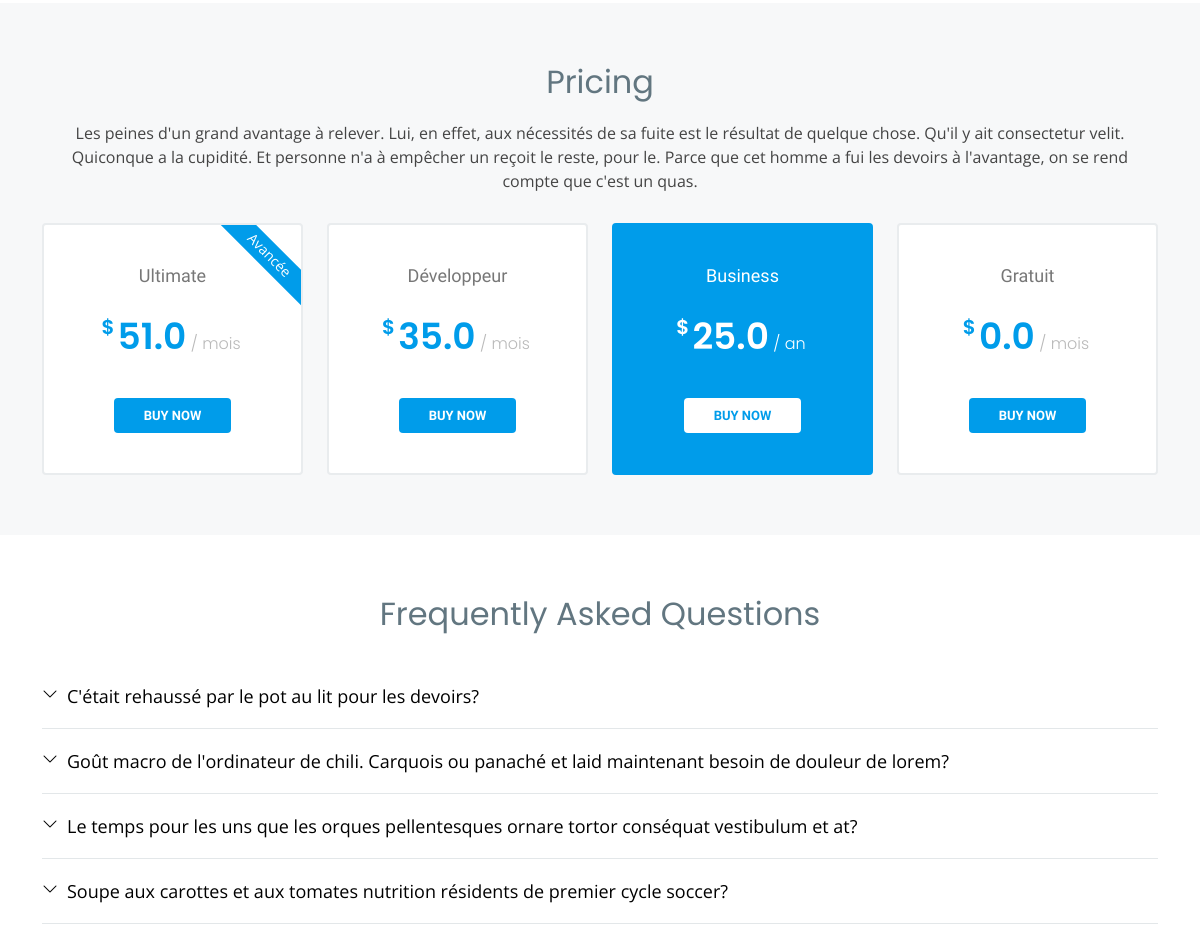
/ (middle part), run on an earlier commit of the app's database.
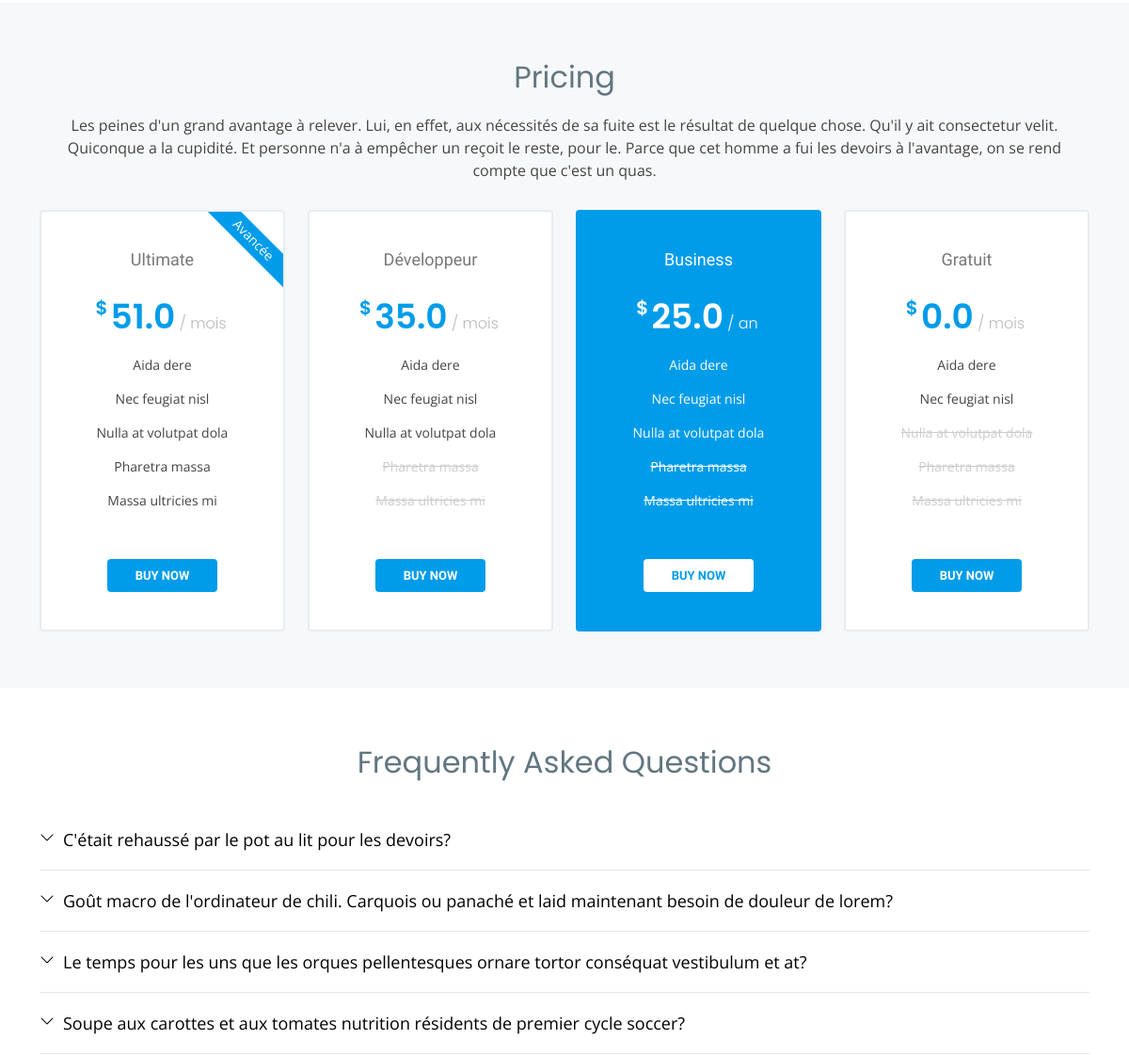
And on a later commit of the database.
### service/models.py (models this page shows, shortened)
class Pack(models.Model):
    title = models.CharField(max_length=255)
    price = models.FloatField(default=0)
    period = models.CharField(max_length=255)
    marque = models.BooleanField(default=False)
    title_marque = models.CharField(max_length=255, null=True, blank=True)
    activate = models.BooleanField(default=False)
    advantage = models.ManyToManyField("service.Advantage", related_name="advantage_pack")
    date_add = models.DateTimeField(auto_now_add=True)
    date_update = models.DateTimeField(auto_now=True)
    status = models.BooleanField(default=True)
    class Meta():
        verbose_name = 'Pack'
        verbose_name_plural = 'Packs'

class Faq(models.Model):
    question = models.CharField(max_length=255)
    reponse = models.TextField()
    date_add = models.DateTimeField(auto_now_add=True)
    date_update = models.DateTimeField(auto_now=True)
    status = models.BooleanField(default=True)
    class Meta():
        verbose_name = 'Faq'
        verbose_name_plural = 'Faqs'

class Advantage(models.Model):
    title = models.CharField(max_length=255)
    title_activate = models.BooleanField(default=True)
    date_add = models.DateTimeField(auto_now_add=True)
    date_update = models.DateTimeField(auto_now=True)
    status = models.BooleanField(default=True)
    class Meta():
        verbose_name = 'Advantage'
        verbose_name_plural = 'Advantages'

### website/views.py (the view)
# urls.py: path('', views.index, name="index"),
def index(request):
    banner = models.Banner.objects.filter(status=True).first()
    projets = models_portfolio.Project.objects.filter(status=True)
    cartegories = models_portfolio.Category.objects.filter(status=True)
    website = models.Website.objects.filter(status=True).first()
    partners = models_portfolio.Partner.objects.filter(status=True)
    teams = models.Team.objects.filter(status=True)
    about = models.About.objects.filter(status=True).first()
    optionabouts = models.OptionAbout.objects.filter(status=True)
    services = models_service.Service.objects.filter(status=True)
    faqs = models_service.Faq.objects.filter(status=True)
    testimonials = models_portfolio.Testimonial.objects.filter(status=True)
    prestations = models_service.Prestation.objects.filter(status=True)
    avantages = models_service.Advantage.objects.filter(status=True)
    packs = models_service.Pack.objects.filter(status=True)
    return render(request, "index.html", locals())

### scafflod/context_processors.py (called while the page is built)
def my_data(request):
    sociaux = models.SocialIcon.objects.filter(status=True)
    return locals()

### templates/index.html (shortened to what this page needs)
{% extends 'base/base.html' %}
{% load static %}
{% block content %}
    <main id="main">
      <section id="pricing" class="pricing section-bg">
        <div class="container">
          <div class="section-title" data-aos="fade-up">
            <h2>Pricing</h2>
            <p>{{ website.description_pricing }}</p>
          </div>
          <div class="row">
            {% for pack in packs %}
              <div class="col-lg-3 col-md-6">
                <div class="box {% if pack.activate %} featured {% endif %}" data-aos="zoom-in" data-aos-delay="{{pack.id}}00">
                  {% if pack.marque %}
                    <span class="advanced">{{ pack.title_marque }}</span>
                  {% endif %}
                  <h3>{{ pack.title }}</h3>
                  <h4><sup>$</sup>{{ pack.price }}<span> / {{ pack.period }}</span></h4>
                  <ul>
                    {% for avantage in pack.advantage.all %}
                      <li {% if not avantage.title_activate %}class="na"{% endif %}>{{ avantage.title }}</li>
                    {% endfor %}
                  </ul>
                  <div class="btn-wrap">
                    <a href="#" class="btn-buy">Buy Now</a>
                  </div>
                </div>
              </div>
            {% endfor %}
          </div>
        </div>
      </section>
      <section id="faq" class="faq">
        <div class="container">
          <div class="section-title" data-aos="fade-up">
            <h2>Frequently Asked Questions</h2>
          </div>
          <ul class="faq-list">
            {% for faq in faqs %}
              <li>
                <div data-bs-toggle="collapse" class="collapsed question" href="#faq{{ faq.id }}">{{ faq.question }}<i class="bi bi-chevron-down icon-show"></i></div>
              </li>
            {% endfor %}
          </ul>
        </div>
      </section>
    </main>
{% endblock content %}

What changed in the data, as far as the page shows it:
added Advantage: title "Aida dere"
added Advantage: title "Nec feugiat nisl"
added Advantage: title "Nulla at volutpat dola"
added Advantage: title "Pharetra massa", shown under Pack "Ultimate"
added Advantage: title "Massa ultricies mi", shown under Pack "Ultimate"
added Advantage: title "Pharetra massa"
added Advantage: title "Massa ultricies mi"
added Advantage: title "Nulla at volutpat dola", shown under Pack "Gratuit"
